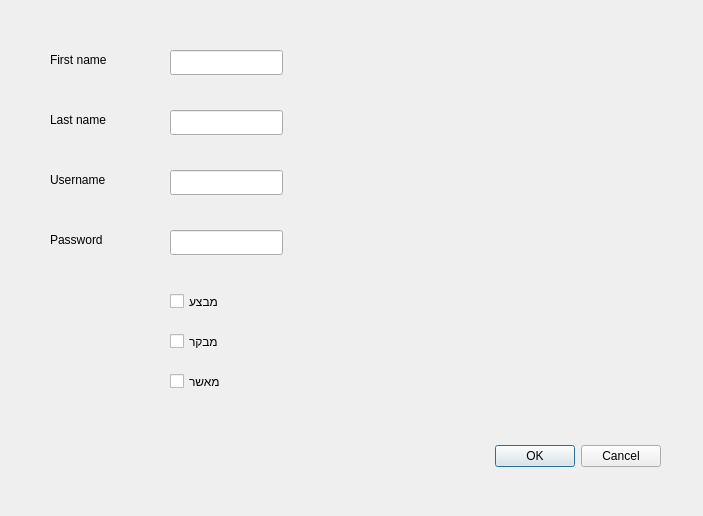
<?xml version="1.0" encoding="UTF-8"?>
<ui version="4.0">
 <class>Dialog</class>
 <widget class="QDialog" name="Dialog">
  <property name="geometry">
   <rect>
    <x>0</x>
    <y>0</y>
    <width>703</width>
    <height>516</height>
   </rect>
  </property>
  <property name="windowTitle">
   <string>Dialog</string>
  </property>
  <widget class="QDialogButtonBox" name="Cancel">
   <property name="geometry">
    <rect>
     <x>320</x>
     <y>440</y>
     <width>341</width>
     <height>32</height>
    </rect>
   </property>
   <property name="orientation">
    <enum>Qt::Horizontal</enum>
   </property>
   <property name="standardButtons">
    <set>QDialogButtonBox::Cancel|QDialogButtonBox::Ok</set>
   </property>
  </widget>
  <widget class="QLineEdit" name="firstName">
   <property name="geometry">
    <rect>
     <x>170</x>
     <y>50</y>
     <width>113</width>
     <height>25</height>
    </rect>
   </property>
  </widget>
  <widget class="QLineEdit" name="lastName">
   <property name="geometry">
    <rect>
     <x>170</x>
     <y>110</y>
     <width>113</width>
     <height>25</height>
    </rect>
   </property>
  </widget>
  <widget class="QLineEdit" name="userName">
   <property name="geometry">
    <rect>
     <x>170</x>
     <y>170</y>
     <width>113</width>
     <height>25</height>
    </rect>
   </property>
  </widget>
  <widget class="QLineEdit" name="password">
   <property name="geometry">
    <rect>
     <x>170</x>
     <y>230</y>
     <width>113</width>
     <height>25</height>
    </rect>
   </property>
  </widget>
  <widget class="QLabel" name="label">
   <property name="geometry">
    <rect>
     <x>50</x>
     <y>50</y>
     <width>91</width>
     <height>19</height>
    </rect>
   </property>
   <property name="text">
    <string>First name</string>
   </property>
  </widget>
  <widget class="QLabel" name="label_2">
   <property name="geometry">
    <rect>
     <x>50</x>
     <y>110</y>
     <width>81</width>
     <height>19</height>
    </rect>
   </property>
   <property name="text">
    <string>Last name</string>
   </property>
  </widget>
  <widget class="QLabel" name="label_3">
   <property name="geometry">
    <rect>
     <x>50</x>
     <y>170</y>
     <width>91</width>
     <height>19</height>
    </rect>
   </property>
   <property name="text">
    <string>Username</string>
   </property>
  </widget>
  <widget class="QLabel" name="label_4">
   <property name="geometry">
    <rect>
     <x>50</x>
     <y>230</y>
     <width>81</width>
     <height>19</height>
    </rect>
   </property>
   <property name="text">
    <string>Password</string>
   </property>
  </widget>
  <widget class="QCheckBox" name="operator_2">
   <property name="geometry">
    <rect>
     <x>170</x>
     <y>290</y>
     <width>101</width>
     <height>23</height>
    </rect>
   </property>
   <property name="text">
    <string>מבצע</string>
   </property>
  </widget>
  <widget class="QCheckBox" name="comptroller">
   <property name="geometry">
    <rect>
     <x>170</x>
     <y>330</y>
     <width>101</width>
     <height>23</height>
    </rect>
   </property>
   <property name="text">
    <string>מבקר</string>
   </property>
  </widget>
  <widget class="QCheckBox" name="confirm">
   <property name="geometry">
    <rect>
     <x>170</x>
     <y>370</y>
     <width>101</width>
     <height>23</height>
    </rect>
   </property>
   <property name="text">
    <string>מאשר</string>
   </property>
  </widget>
 </widget>
 <resources/>
 <connections>
  <connection>
   <sender>Cancel</sender>
   <signal>accepted()</signal>
   <receiver>Dialog</receiver>
   <slot>accept()</slot>
   <hints>
    <hint type="sourcelabel">
     <x>248</x>
     <y>254</y>
    </hint>
    <hint type="destinationlabel">
     <x>157</x>
     <y>274</y>
    </hint>
   </hints>
  </connection>
  <connection>
   <sender>Cancel</sender>
   <signal>rejected()</signal>
   <receiver>Dialog</receiver>
   <slot>reject()</slot>
   <hints>
    <hint type="sourcelabel">
     <x>316</x>
     <y>260</y>
    </hint>
    <hint type="destinationlabel">
     <x>286</x>
     <y>274</y>
    </hint>
   </hints>
  </connection>
 </connections>
</ui>
